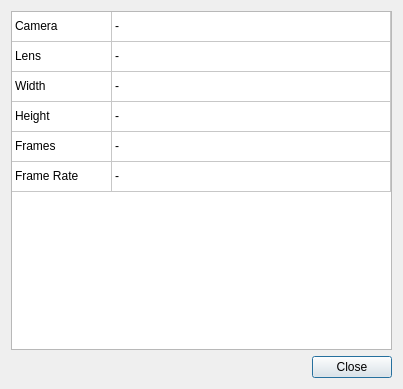
<?xml version="1.0" encoding="UTF-8"?>
<ui version="4.0">
 <class>InfoDialog</class>
 <widget class="QDialog" name="InfoDialog">
  <property name="geometry">
   <rect>
    <x>0</x>
    <y>0</y>
    <width>403</width>
    <height>389</height>
   </rect>
  </property>
  <property name="windowTitle">
   <string>Clip Information</string>
  </property>
  <layout class="QGridLayout" name="gridLayout">
   <item row="0" column="0" colspan="2">
    <widget class="QTableWidget" name="tableWidget">
     <property name="verticalScrollBarPolicy">
      <enum>Qt::ScrollBarAsNeeded</enum>
     </property>
     <property name="horizontalScrollBarPolicy">
      <enum>Qt::ScrollBarAsNeeded</enum>
     </property>
     <attribute name="horizontalHeaderVisible">
      <bool>false</bool>
     </attribute>
     <attribute name="horizontalHeaderStretchLastSection">
      <bool>true</bool>
     </attribute>
     <attribute name="verticalHeaderVisible">
      <bool>false</bool>
     </attribute>
     <row>
      <property name="text">
       <string>1</string>
      </property>
     </row>
     <row>
      <property name="text">
       <string>2</string>
      </property>
     </row>
     <row>
      <property name="text">
       <string>3</string>
      </property>
     </row>
     <row>
      <property name="text">
       <string>4</string>
      </property>
     </row>
     <row>
      <property name="text">
       <string>5</string>
      </property>
     </row>
     <row>
      <property name="text">
       <string>6</string>
      </property>
     </row>
     <column>
      <property name="text">
       <string>Category</string>
      </property>
     </column>
     <column>
      <property name="text">
       <string>Value</string>
      </property>
     </column>
     <item row="0" column="0">
      <property name="text">
       <string>Camera</string>
      </property>
     </item>
     <item row="0" column="1">
      <property name="text">
       <string>-</string>
      </property>
     </item>
     <item row="1" column="0">
      <property name="text">
       <string>Lens</string>
      </property>
     </item>
     <item row="1" column="1">
      <property name="text">
       <string>-</string>
      </property>
     </item>
     <item row="2" column="0">
      <property name="text">
       <string>Width</string>
      </property>
     </item>
     <item row="2" column="1">
      <property name="text">
       <string>-</string>
      </property>
     </item>
     <item row="3" column="0">
      <property name="text">
       <string>Height</string>
      </property>
     </item>
     <item row="3" column="1">
      <property name="text">
       <string>-</string>
      </property>
     </item>
     <item row="4" column="0">
      <property name="text">
       <string>Frames</string>
      </property>
     </item>
     <item row="4" column="1">
      <property name="text">
       <string>-</string>
      </property>
     </item>
     <item row="5" column="0">
      <property name="text">
       <string>Frame Rate</string>
      </property>
     </item>
     <item row="5" column="1">
      <property name="text">
       <string>-</string>
      </property>
     </item>
    </widget>
   </item>
   <item row="1" column="0">
    <spacer name="horizontalSpacer">
     <property name="orientation">
      <enum>Qt::Horizontal</enum>
     </property>
     <property name="sizeHint" stdset="0">
      <size>
       <width>297</width>
       <height>20</height>
      </size>
     </property>
    </spacer>
   </item>
   <item row="1" column="1">
    <widget class="QPushButton" name="pushButtonClose">
     <property name="text">
      <string>Close</string>
     </property>
    </widget>
   </item>
  </layout>
 </widget>
 <resources/>
 <connections>
  <connection>
   <sender>pushButtonClose</sender>
   <signal>clicked()</signal>
   <receiver>InfoDialog</receiver>
   <slot>hide()</slot>
   <hints>
    <hint type="sourcelabel">
     <x>358</x>
     <y>368</y>
    </hint>
    <hint type="destinationlabel">
     <x>201</x>
     <y>194</y>
    </hint>
   </hints>
  </connection>
 </connections>
</ui>
